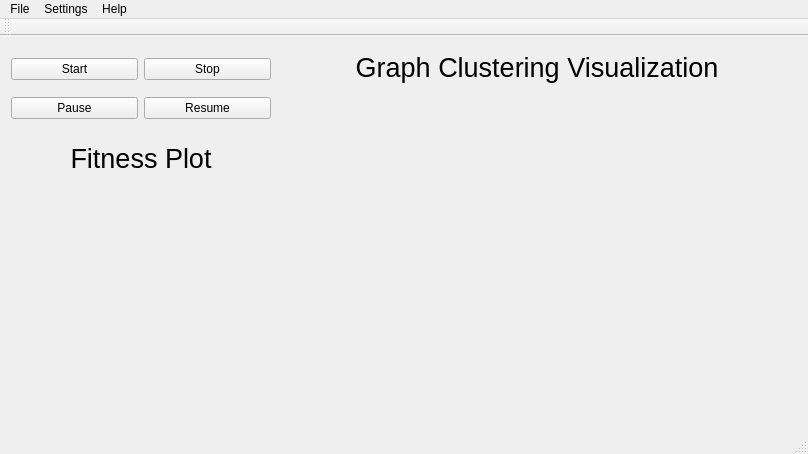
<?xml version="1.0" encoding="UTF-8"?>
<ui version="4.0">
 <customwidgets>
      <customwidget>
          <class>clusterer::frontend::GUIFitnessPlot</class>
          <header>../include/GUIFitnessPlot.hpp</header>
      </customwidget>
      <customwidget>
          <class>clusterer::frontend::GUINodePlotter</class>
          <header>../include/GUINodePlotter.hpp</header>
      </customwidget>
 </customwidgets>
 <class>MainWindow</class>
 <widget class="QMainWindow" name="MainWindow">
  <property name="geometry">
   <rect>
    <x>0</x>
    <y>0</y>
    <width>808</width>
    <height>454</height>
   </rect>
  </property>
  <property name="windowTitle">
   <string>Clusterer</string>
  </property>
  <property name="windowOpacity">
   <double>1.000000000000000</double>
  </property>
  <property name="layoutDirection">
   <enum>Qt::LeftToRight</enum>
  </property>
  <property name="locale">
   <locale language="English" country="UnitedStates"/>
  </property>
  <widget class="QWidget" name="centralWidget">
   <layout class="QGridLayout" name="gridLayout_4">
    <item row="0" column="0">
     <layout class="QGridLayout" name="gridLayout_2">
      <item row="0" column="0" rowspan="2">
       <layout class="QGridLayout" name="gridLayout_3">
        <item row="1" column="0">
         <widget class="QPushButton" name="pushButton_2">
          <property name="text">
           <string>Pause</string>
          </property>
         </widget>
        </item>
        <item row="0" column="0">
         <widget class="QPushButton" name="pushButton">
          <property name="text">
           <string>Start</string>
          </property>
         </widget>
        </item>
        <item row="0" column="1">
         <widget class="QPushButton" name="pushButton_4">
          <property name="text">
           <string>Stop</string>
          </property>
         </widget>
        </item>
        <item row="1" column="1">
         <widget class="QPushButton" name="pushButton_3">
          <property name="text">
           <string>Resume</string>
          </property>
         </widget>
        </item>
       </layout>
      </item>
      <item row="3" column="0" rowspan="6">
       <widget class="clusterer::frontend::GUIFitnessPlot" name="fitnessPlotter"/>
      </item>
      <item row="2" column="0">
       <widget class="QLabel" name="label_3">
        <property name="font">
         <font>
          <pointsize>20</pointsize>
          <weight>50</weight>
          <bold>false</bold>
         </font>
        </property>
        <property name="text">
         <string>Fitness Plot</string>
        </property>
        <property name="alignment">
         <set>Qt::AlignCenter</set>
        </property>
       </widget>
      </item>
      <item row="1" column="1" rowspan="8" colspan="2">
       <widget class="clusterer::frontend::GUINodePlotter" name="nodePlotter" native="true">
        <property name="sizePolicy">
         <sizepolicy hsizetype="Preferred" vsizetype="Preferred">
          <horstretch>0</horstretch>
          <verstretch>0</verstretch>
         </sizepolicy>
        </property>
        <property name="autoFillBackground">
         <bool>true</bool>
        </property>
       </widget>
      </item>
      <item row="0" column="1" colspan="2">
       <widget class="QLabel" name="label_2">
        <property name="font">
         <font>
          <pointsize>20</pointsize>
          <weight>50</weight>
          <bold>false</bold>
         </font>
        </property>
        <property name="text">
         <string>Graph Clustering Visualization</string>
        </property>
        <property name="alignment">
         <set>Qt::AlignCenter</set>
        </property>
       </widget>
      </item>
     </layout>
    </item>
   </layout>
  </widget>
  <widget class="QMenuBar" name="menuBar">
   <property name="geometry">
    <rect>
     <x>0</x>
     <y>0</y>
     <width>808</width>
     <height>22</height>
    </rect>
   </property>
   <widget class="QMenu" name="menuFile">
    <property name="title">
     <string>File</string>
    </property>
    <widget class="QMenu" name="menuLoad_Graph">
     <property name="title">
      <string>Load Graph</string>
     </property>
     <addaction name="actionZachary_format"/>
     <addaction name="actionMovielens_format"/>
    </widget>
    <addaction name="actionSave_Graph"/>
    <addaction name="menuLoad_Graph"/>
    <addaction name="separator"/>
    <addaction name="actionSave_Population"/>
    <addaction name="actionLoad_Population"/>
   </widget>
   <widget class="QMenu" name="menuSettings">
    <property name="title">
     <string>Settings</string>
    </property>
    <addaction name="actionEdit_Settings"/>
    <addaction name="actionSave_Settings_2"/>
    <addaction name="actionLoad_Settings_2"/>
   </widget>
   <widget class="QMenu" name="menuHelp">
    <property name="title">
     <string>Help</string>
    </property>
    <addaction name="actionAbout_2"/>
   </widget>
   <addaction name="menuFile"/>
   <addaction name="menuSettings"/>
   <addaction name="menuHelp"/>
  </widget>
  <widget class="QToolBar" name="mainToolBar">
   <attribute name="toolBarArea">
    <enum>TopToolBarArea</enum>
   </attribute>
   <attribute name="toolBarBreak">
    <bool>false</bool>
   </attribute>
  </widget>
  <widget class="QStatusBar" name="statusBar"/>
  <action name="actionLoad_Graph">
   <property name="text">
    <string>Load Graph</string>
   </property>
  </action>
  <action name="actionExport_Graph">
   <property name="text">
    <string>Export Graph</string>
   </property>
  </action>
  <action name="actionConfigure">
   <property name="text">
    <string>Configure</string>
   </property>
  </action>
  <action name="actionSave_Settings">
   <property name="text">
    <string>Save Settings</string>
   </property>
  </action>
  <action name="actionLoad_Settings">
   <property name="text">
    <string>Load Settings</string>
   </property>
  </action>
  <action name="actionSave_Graph">
   <property name="text">
    <string>Save Graph</string>
   </property>
  </action>
  <action name="actionZachary_format">
   <property name="text">
    <string>Zachary Format</string>
   </property>
  </action>
  <action name="actionMovielens_format">
   <property name="text">
    <string>Movielens Format</string>
   </property>
  </action>
  <action name="actionSave_Population">
   <property name="text">
    <string>Save Population</string>
   </property>
  </action>
  <action name="actionLoad_Population">
   <property name="text">
    <string>Load Population</string>
   </property>
  </action>
  <action name="actionQuit">
   <property name="text">
    <string>Quit</string>
   </property>
  </action>
  <action name="actionAbout">
   <property name="text">
    <string>About</string>
   </property>
  </action>
  <action name="actionAbout_2">
   <property name="text">
    <string>About</string>
   </property>
  </action>
  <action name="actionEdit_Settings">
   <property name="text">
    <string>Edit</string>
   </property>
  </action>
  <action name="actionLoad_Settings_2">
   <property name="text">
    <string>Load</string>
   </property>
  </action>
  <action name="actionSave_Settings_2">
   <property name="text">
    <string>Save</string>
   </property>
  </action>
 </widget>
 <layoutdefault spacing="6" margin="11"/>
 <tabstops>
  <tabstop>pushButton</tabstop>
  <tabstop>pushButton_4</tabstop>
  <tabstop>pushButton_2</tabstop>
  <tabstop>pushButton_3</tabstop>
 </tabstops>
 <resources/>
 <connections/>
</ui>
